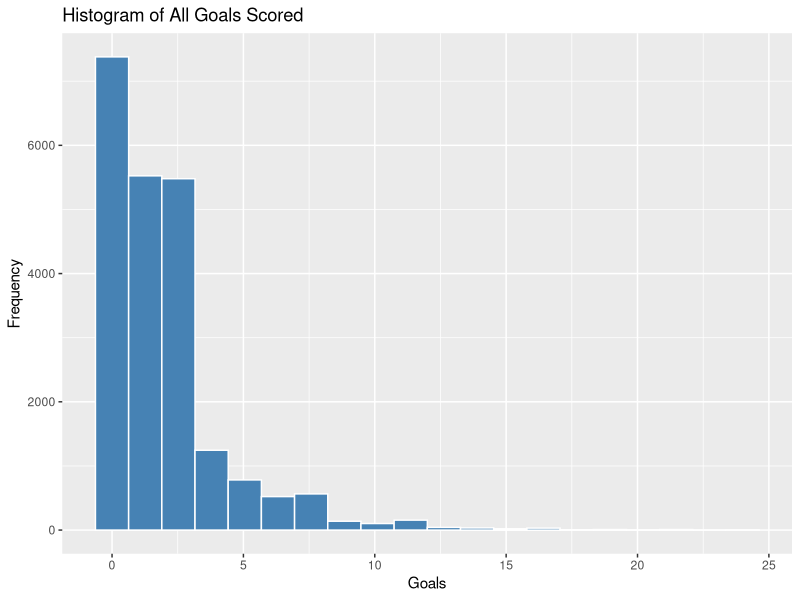
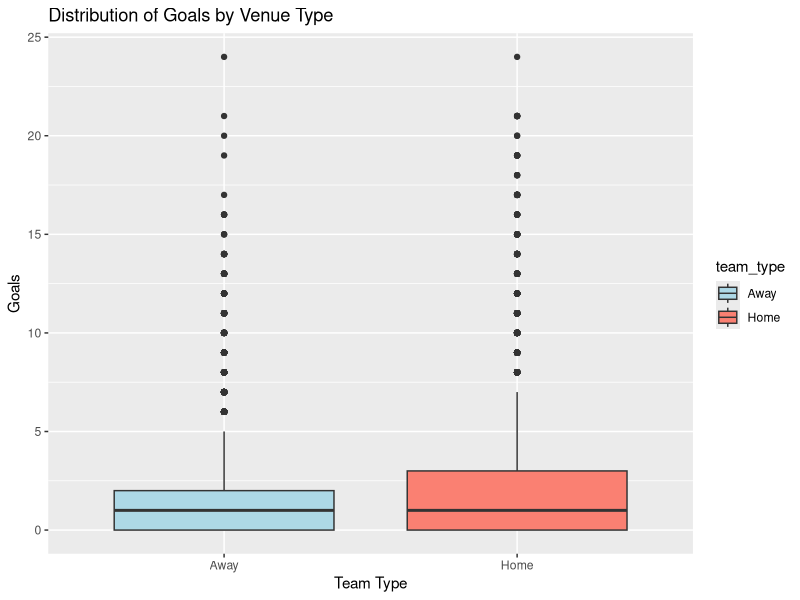
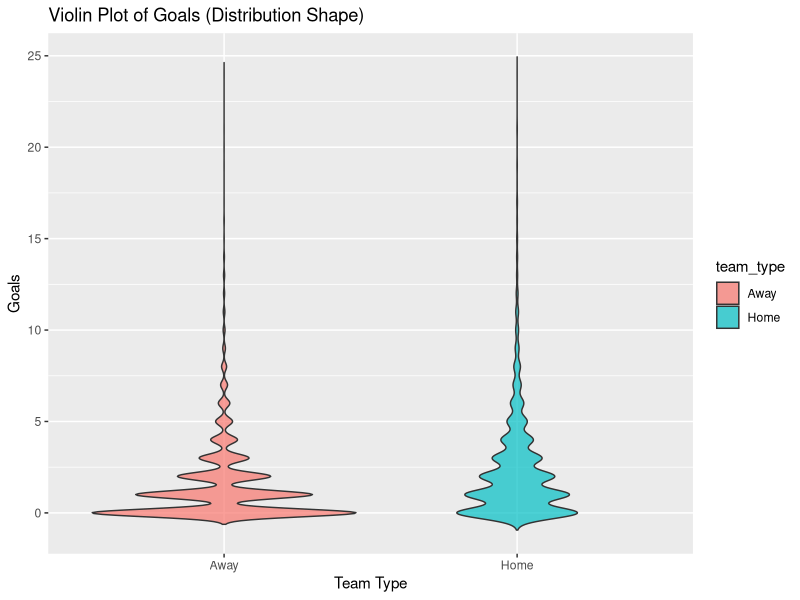
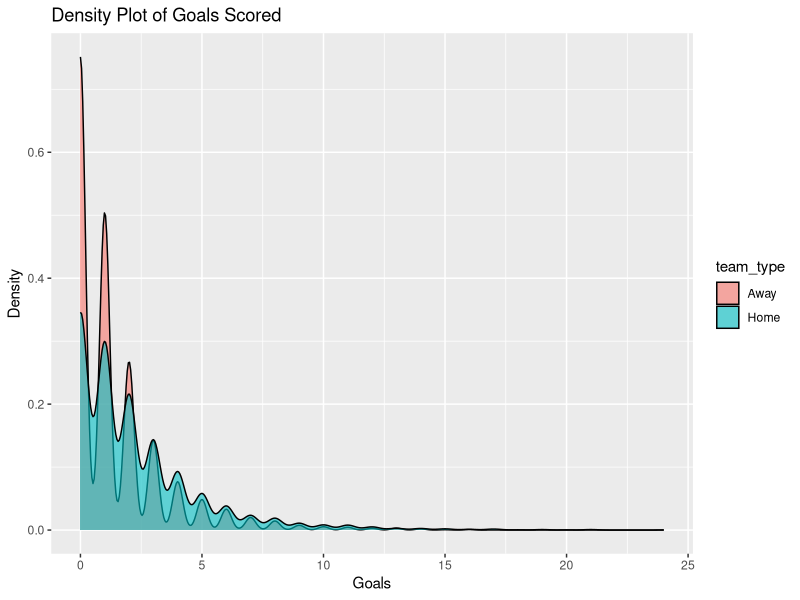

The R script that drew these images, in order: (Note: this script raises an error after producing the figures.)
# 1. Loading the packages
library(dplyr)
library(ggplot2)

# 2. Loaded the Data
results     <- read.csv("results.csv")
shootouts   <- read.csv("shootouts.csv")
goalscorers <- read.csv("goalscorers.csv")
# Quick structure check done by me
str(results)
head(results)
#prepared the data for analyst and removed any redundant data
data <- data.frame(
  team_type = c(rep("Home", nrow(results)), rep("Away", nrow(results))),
  goals     = c(results$home_score, results$away_score)
)

data <- na.omit(data)

data$team_type <- factor(data$team_type, levels = c("Away", "Home"))
# 5. Visualisations 


## 5.1 Histogram (Overall)
ggplot(data, aes(x = goals)) +
  geom_histogram(bins = 20, fill = "steelblue", colour = "white") +
  ggtitle("Histogram of All Goals Scored") +
  xlab("Goals") + ylab("Frequency")

## 5.2 Boxplot (Home vs Away)
ggplot(data, aes(team_type, goals, fill = team_type)) +
  geom_boxplot() +
  scale_fill_manual(values = c("lightblue", "salmon")) +
  ggtitle("Distribution of Goals by Venue Type") +
  xlab("Team Type") + ylab("Goals")

## 5.3 Violin Plot (For Advanced visualization)
ggplot(data, aes(team_type, goals, fill = team_type)) +
  geom_violin(trim = FALSE, alpha = 0.7) +
  ggtitle("Violin Plot of Goals (Distribution Shape)") +
  xlab("Team Type") + ylab("Goals")

## 5.4 Density Plot
ggplot(data, aes(goals, fill = team_type)) +
  geom_density(alpha = 0.6) +
  ggtitle("Density Plot of Goals Scored") +
  xlab("Goals") + ylab("Density")

## 5.5 Mean Comparison Bar Chart
ggplot(group_stats, aes(team_type, mean, fill = team_type)) +
  geom_col() +
  ggtitle("Mean Goals by Venue Type") +
  ylab("Mean Goals") +
  scale_fill_manual(values = c("lightblue", "salmon"))
# 6.Applied Independent t-test


t_test_result <- t.test(goals ~ team_type, data = data)
print(t_test_result)


# 7.Applied Effect Size (Cohen's d)


away  <- data$goals[data$team_type == "Away"]
home  <- data$goals[data$team_type == "Home"]

sd_pooled <- sqrt(((length(away)-1)*var(away) + 
                     (length(home)-1)*var(home)) /
                    (length(away) + length(home) - 2))

cohen_d <- (mean(home) - mean(away)) / sd_pooled
cohen_d


# 8.Applied for Effect Size Visualisation


effect_df <- data.frame(
  team_type = c("Away", "Home"),
  mean      = c(mean(away), mean(home))
)

ggplot(effect_df, aes(team_type, mean, fill = team_type)) +
  geom_bar(stat="identity") +
  ggtitle("Effect Size Visualisation (Mean Difference)") +
  ylab("Mean Goals")

